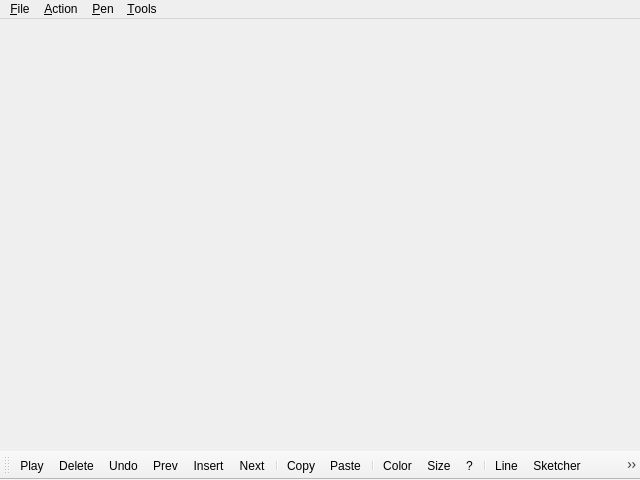
<?xml version="1.0" encoding="UTF-8"?>
<ui version="4.0">
 <class>MainWindow</class>
 <widget class="QMainWindow" name="MainWindow">
  <property name="geometry">
   <rect>
    <x>0</x>
    <y>0</y>
    <width>640</width>
    <height>480</height>
   </rect>
  </property>
  <property name="contextMenuPolicy">
   <enum>Qt::PreventContextMenu</enum>
  </property>
  <property name="windowTitle">
   <string>Animator</string>
  </property>
  <property name="windowIcon">
   <iconset resource="rec.qrc">
    <normaloff>:/icons/icons/Play.png</normaloff>:/icons/icons/Play.png</iconset>
  </property>
  <widget class="QWidget" name="centralWidget">
   <property name="cursor">
    <cursorShape>CrossCursor</cursorShape>
   </property>
   <property name="focusPolicy">
    <enum>Qt::StrongFocus</enum>
   </property>
   <property name="contextMenuPolicy">
    <enum>Qt::PreventContextMenu</enum>
   </property>
   <layout class="QVBoxLayout" name="verticalLayout">
    <item>
     <layout class="QHBoxLayout" name="topbar">
      <item alignment="Qt::AlignLeft|Qt::AlignTop">
       <widget class="QLabel" name="FN_LABEL">
        <property name="sizePolicy">
         <sizepolicy hsizetype="Minimum" vsizetype="Minimum">
          <horstretch>0</horstretch>
          <verstretch>0</verstretch>
         </sizepolicy>
        </property>
        <property name="contextMenuPolicy">
         <enum>Qt::PreventContextMenu</enum>
        </property>
        <property name="text">
         <string/>
        </property>
       </widget>
      </item>
      <item alignment="Qt::AlignRight|Qt::AlignTop">
       <widget class="QLabel" name="INTERVAL_LABEL">
        <property name="sizePolicy">
         <sizepolicy hsizetype="Minimum" vsizetype="Minimum">
          <horstretch>0</horstretch>
          <verstretch>0</verstretch>
         </sizepolicy>
        </property>
        <property name="maximumSize">
         <size>
          <width>16777215</width>
          <height>189</height>
         </size>
        </property>
        <property name="contextMenuPolicy">
         <enum>Qt::PreventContextMenu</enum>
        </property>
        <property name="text">
         <string/>
        </property>
       </widget>
      </item>
     </layout>
    </item>
    <item>
     <widget class="QWidget" name="paper" native="true">
      <property name="sizePolicy">
       <sizepolicy hsizetype="Expanding" vsizetype="Expanding">
        <horstretch>0</horstretch>
        <verstretch>0</verstretch>
       </sizepolicy>
      </property>
      <property name="cursor">
       <cursorShape>CrossCursor</cursorShape>
      </property>
      <property name="contextMenuPolicy">
       <enum>Qt::PreventContextMenu</enum>
      </property>
     </widget>
    </item>
    <item alignment="Qt::AlignBottom">
     <widget class="QLabel" name="PAGE_LABEL">
      <property name="sizePolicy">
       <sizepolicy hsizetype="Minimum" vsizetype="Minimum">
        <horstretch>0</horstretch>
        <verstretch>0</verstretch>
       </sizepolicy>
      </property>
      <property name="contextMenuPolicy">
       <enum>Qt::PreventContextMenu</enum>
      </property>
      <property name="text">
       <string/>
      </property>
      <property name="alignment">
       <set>Qt::AlignRight|Qt::AlignTrailing|Qt::AlignVCenter</set>
      </property>
     </widget>
    </item>
   </layout>
  </widget>
  <widget class="QMenuBar" name="menuBar">
   <property name="geometry">
    <rect>
     <x>0</x>
     <y>0</y>
     <width>640</width>
     <height>20</height>
    </rect>
   </property>
   <property name="contextMenuPolicy">
    <enum>Qt::PreventContextMenu</enum>
   </property>
   <widget class="QMenu" name="menu_File">
    <property name="contextMenuPolicy">
     <enum>Qt::PreventContextMenu</enum>
    </property>
    <property name="title">
     <string>&amp;File</string>
    </property>
    <addaction name="actionNew"/>
    <addaction name="action_Save"/>
    <addaction name="actionSave_as"/>
    <addaction name="action_Load"/>
    <addaction name="action_Open"/>
    <addaction name="separator"/>
    <addaction name="actionE_xit"/>
   </widget>
   <widget class="QMenu" name="menu_Action">
    <property name="contextMenuPolicy">
     <enum>Qt::PreventContextMenu</enum>
    </property>
    <property name="title">
     <string>&amp;Action</string>
    </property>
    <addaction name="action_Play"/>
    <addaction name="actionNext"/>
    <addaction name="actionPrev"/>
    <addaction name="action_Insert"/>
    <addaction name="action_Delete"/>
    <addaction name="action_Undo"/>
    <addaction name="separator"/>
    <addaction name="actionCopy"/>
    <addaction name="actionPaste"/>
   </widget>
   <widget class="QMenu" name="menu_Pen">
    <property name="contextMenuPolicy">
     <enum>Qt::PreventContextMenu</enum>
    </property>
    <property name="title">
     <string>&amp;Pen</string>
    </property>
    <addaction name="action_Color"/>
    <addaction name="actionSize"/>
    <addaction name="action_Noname"/>
   </widget>
   <widget class="QMenu" name="menuTools">
    <property name="contextMenuPolicy">
     <enum>Qt::PreventContextMenu</enum>
    </property>
    <property name="title">
     <string>&amp;Tools</string>
    </property>
    <addaction name="action_Line"/>
    <addaction name="actionS_ketcher"/>
    <addaction name="actionSelector"/>
    <addaction name="action_Pipette"/>
    <addaction name="action_Reset"/>
    <addaction name="separator"/>
    <addaction name="actionAttach_music"/>
    <addaction name="actionDetach_music"/>
    <addaction name="action_Background"/>
   </widget>
   <addaction name="menu_File"/>
   <addaction name="menu_Action"/>
   <addaction name="menu_Pen"/>
   <addaction name="menuTools"/>
  </widget>
  <widget class="QToolBar" name="mainToolBar">
   <property name="contextMenuPolicy">
    <enum>Qt::PreventContextMenu</enum>
   </property>
   <attribute name="toolBarArea">
    <enum>BottomToolBarArea</enum>
   </attribute>
   <attribute name="toolBarBreak">
    <bool>false</bool>
   </attribute>
   <addaction name="action_Play"/>
   <addaction name="action_Delete"/>
   <addaction name="action_Undo"/>
   <addaction name="actionPrev"/>
   <addaction name="action_Insert"/>
   <addaction name="actionNext"/>
   <addaction name="separator"/>
   <addaction name="actionCopy"/>
   <addaction name="actionPaste"/>
   <addaction name="separator"/>
   <addaction name="action_Color"/>
   <addaction name="actionSize"/>
   <addaction name="action_Noname"/>
   <addaction name="separator"/>
   <addaction name="action_Line"/>
   <addaction name="actionS_ketcher"/>
   <addaction name="actionSelector"/>
   <addaction name="action_Reset"/>
   <addaction name="separator"/>
   <addaction name="action_Load"/>
   <addaction name="action_Save"/>
   <addaction name="separator"/>
   <addaction name="actionE_xit"/>
  </widget>
  <action name="action_Load">
   <property name="icon">
    <iconset resource="rec.qrc">
     <normaloff>:/icons/icons/Folder.png</normaloff>:/icons/icons/Folder.png</iconset>
   </property>
   <property name="text">
    <string>&amp;Load</string>
   </property>
   <property name="toolTip">
    <string>Load from current file, visible on top of the drawing area.</string>
   </property>
  </action>
  <action name="action_Save">
   <property name="icon">
    <iconset resource="rec.qrc">
     <normaloff>:/icons/icons/Save.png</normaloff>:/icons/icons/Save.png</iconset>
   </property>
   <property name="text">
    <string>&amp;Save</string>
   </property>
   <property name="toolTip">
    <string>Save to current file, visible on top of the drawing area.</string>
   </property>
  </action>
  <action name="actionE_xit">
   <property name="icon">
    <iconset resource="rec.qrc">
     <normaloff>:/icons/icons/Cancel.png</normaloff>:/icons/icons/Cancel.png</iconset>
   </property>
   <property name="text">
    <string>E&amp;xit</string>
   </property>
   <property name="toolTip">
    <string>Exit.</string>
   </property>
  </action>
  <action name="action_Play">
   <property name="icon">
    <iconset resource="rec.qrc">
     <normaloff>:/icons/icons/Play.png</normaloff>:/icons/icons/Play.png</iconset>
   </property>
   <property name="text">
    <string>&amp;Play</string>
   </property>
   <property name="toolTip">
    <string>Play.</string>
   </property>
  </action>
  <action name="actionNext">
   <property name="icon">
    <iconset resource="rec.qrc">
     <normaloff>:/icons/icons/Right.png</normaloff>:/icons/icons/Right.png</iconset>
   </property>
   <property name="text">
    <string>Nex&amp;t</string>
   </property>
   <property name="toolTip">
    <string>Go to next frame/Create new frame.</string>
   </property>
  </action>
  <action name="actionPrev">
   <property name="icon">
    <iconset resource="rec.qrc">
     <normaloff>:/icons/icons/Left.png</normaloff>:/icons/icons/Left.png</iconset>
   </property>
   <property name="text">
    <string>P&amp;rev</string>
   </property>
   <property name="toolTip">
    <string>Go to previous frame/to last frame from first frame.</string>
   </property>
  </action>
  <action name="action_Delete">
   <property name="icon">
    <iconset resource="rec.qrc">
     <normaloff>:/icons/icons/Recycle.png</normaloff>:/icons/icons/Recycle.png</iconset>
   </property>
   <property name="text">
    <string>&amp;Delete</string>
   </property>
   <property name="toolTip">
    <string>Delete frame.</string>
   </property>
  </action>
  <action name="action_Undo">
   <property name="icon">
    <iconset resource="rec.qrc">
     <normaloff>:/icons/icons/Refresh.png</normaloff>:/icons/icons/Refresh.png</iconset>
   </property>
   <property name="text">
    <string>&amp;Undo</string>
   </property>
   <property name="toolTip">
    <string>Undo last line drawn.</string>
   </property>
  </action>
  <action name="action_Color">
   <property name="icon">
    <iconset resource="rec.qrc">
     <normaloff>:/icons/icons/Chart.png</normaloff>:/icons/icons/Chart.png</iconset>
   </property>
   <property name="text">
    <string>&amp;Color</string>
   </property>
   <property name="toolTip">
    <string>Select color of the pen.</string>
   </property>
  </action>
  <action name="actionSize">
   <property name="icon">
    <iconset resource="rec.qrc">
     <normaloff>:/icons/icons/Paint.png</normaloff>:/icons/icons/Paint.png</iconset>
   </property>
   <property name="text">
    <string>Si&amp;ze</string>
   </property>
   <property name="toolTip">
    <string>Select size of the pen.</string>
   </property>
  </action>
  <action name="action_Noname">
   <property name="icon">
    <iconset resource="rec.qrc">
     <normaloff>:/icons/icons/Applications.png</normaloff>:/icons/icons/Applications.png</iconset>
   </property>
   <property name="text">
    <string>?</string>
   </property>
  </action>
  <action name="actionSave_as">
   <property name="icon">
    <iconset resource="rec.qrc">
     <normaloff>:/icons/icons/SaveAs.png</normaloff>:/icons/icons/SaveAs.png</iconset>
   </property>
   <property name="text">
    <string>Save as...</string>
   </property>
  </action>
  <action name="action_Open">
   <property name="icon">
    <iconset resource="rec.qrc">
     <normaloff>:/icons/icons/Open.png</normaloff>:/icons/icons/Open.png</iconset>
   </property>
   <property name="text">
    <string>&amp;Open...</string>
   </property>
  </action>
  <action name="actionCopy">
   <property name="icon">
    <iconset resource="rec.qrc">
     <normaloff>:/icons/icons/copy.png</normaloff>:/icons/icons/copy.png</iconset>
   </property>
   <property name="text">
    <string>Copy</string>
   </property>
   <property name="toolTip">
    <string>Copy frame.</string>
   </property>
  </action>
  <action name="actionPaste">
   <property name="icon">
    <iconset resource="rec.qrc">
     <normaloff>:/icons/icons/paste.png</normaloff>:/icons/icons/paste.png</iconset>
   </property>
   <property name="text">
    <string>Paste</string>
   </property>
   <property name="toolTip">
    <string>Paste frame/part of frame selected using selector tool.</string>
   </property>
  </action>
  <action name="action_Line">
   <property name="checkable">
    <bool>true</bool>
   </property>
   <property name="icon">
    <iconset resource="rec.qrc">
     <normaloff>:/icons/icons/Ruler.png</normaloff>:/icons/icons/Ruler.png</iconset>
   </property>
   <property name="text">
    <string>&amp;Line</string>
   </property>
   <property name="toolTip">
    <string>Draw straight lines.</string>
   </property>
  </action>
  <action name="actionS_ketcher">
   <property name="checkable">
    <bool>true</bool>
   </property>
   <property name="icon">
    <iconset resource="rec.qrc">
     <normaloff>:/icons/icons/Pencil.png</normaloff>:/icons/icons/Pencil.png</iconset>
   </property>
   <property name="text">
    <string>S&amp;ketcher</string>
   </property>
   <property name="toolTip">
    <string>Anything drawn in this mode can be removed using Backspase.</string>
   </property>
  </action>
  <action name="actionAttach_music">
   <property name="text">
    <string>&amp;Attach music...</string>
   </property>
  </action>
  <action name="actionDetach_music">
   <property name="text">
    <string>&amp;Detach music</string>
   </property>
  </action>
  <action name="actionSelector">
   <property name="checkable">
    <bool>true</bool>
   </property>
   <property name="icon">
    <iconset resource="rec.qrc">
     <normaloff>:/icons/icons/select.png</normaloff>:/icons/icons/select.png</iconset>
   </property>
   <property name="text">
    <string>&amp;Selector</string>
   </property>
   <property name="toolTip">
    <string>RMB to select. You can use Delete to delete and direction keys to move selectied items(?).</string>
   </property>
  </action>
  <action name="action_Pipette">
   <property name="checkable">
    <bool>true</bool>
   </property>
   <property name="icon">
    <iconset resource="rec.qrc">
     <normaloff>:/icons/icons/pipette.png</normaloff>:/icons/icons/pipette.png</iconset>
   </property>
   <property name="text">
    <string>&amp;Pipette</string>
   </property>
  </action>
  <action name="action_Reset">
   <property name="text">
    <string>&amp;Reset</string>
   </property>
  </action>
  <action name="action_Background">
   <property name="text">
    <string>&amp;Background</string>
   </property>
  </action>
  <action name="action_Insert">
   <property name="icon">
    <iconset resource="rec.qrc">
     <normaloff>:/icons/icons/Add.png</normaloff>:/icons/icons/Add.png</iconset>
   </property>
   <property name="text">
    <string>&amp;Insert</string>
   </property>
   <property name="toolTip">
    <string>Insert a frame to the left.</string>
   </property>
  </action>
  <action name="actionNew">
   <property name="icon">
    <iconset resource="rec.qrc">
     <normaloff>:/icons/icons/Document.png</normaloff>:/icons/icons/Document.png</iconset>
   </property>
   <property name="text">
    <string>New</string>
   </property>
  </action>
 </widget>
 <layoutdefault spacing="6" margin="11"/>
 <resources>
  <include location="rec.qrc"/>
 </resources>
 <connections/>
</ui>
